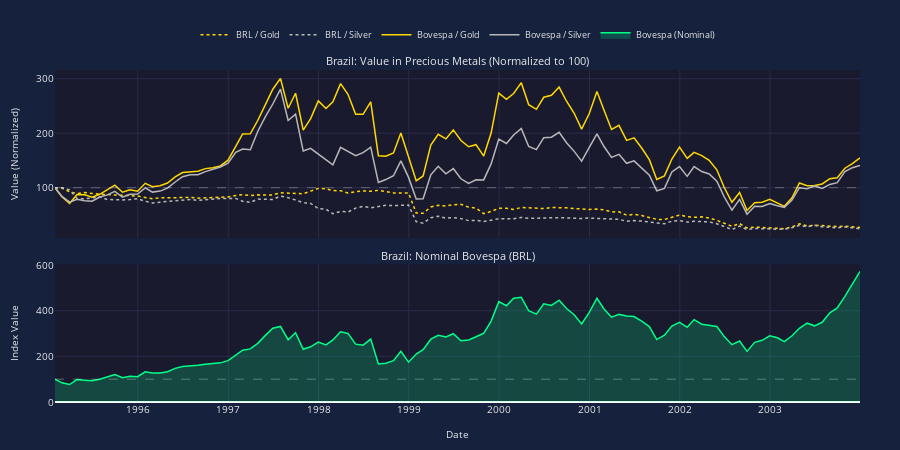

The code cell stored with this chart in its notebook:
### Markdown cell above
## Brazil: Post-hyperinflation stabilization (1995-2003)

**Economic Difficulties:** Brazil experienced hyperinflation from 1989-1994, with monthly inflation reaching 82% in March 1990. Annual inflation exceeded 2,000% for several years. The country went through five different currencies between 1986-1994.

**Causes:** Massive fiscal deficits, indexed wages and prices that created inflation inertia, multiple failed stabilization plans, and loss of monetary credibility.

**Government Interventions:**
- *Cruzado Plan (1986)*: Price freeze and new currency - initial success followed by collapse
- *Bresser Plan (1987)*: Another price freeze - failed within months (unsuccessful)
- *Summer Plan (1989)*: New currency (cruzado novo) and price freeze - failed (unsuccessful)
- *Collor Plan (1990)*: Froze 80% of bank deposits - caused recession, failed (unsuccessful)
- *Real Plan (1994)*: Introduced URV indexing unit, then converted to Real currency backed by reserves. Combined with fiscal reforms and central bank independence - ended hyperinflation (successful). Inflation dropped from 5,000% to 22% within one year.

### Code cell
show_country_analysis(norm_data['Brazil'])
